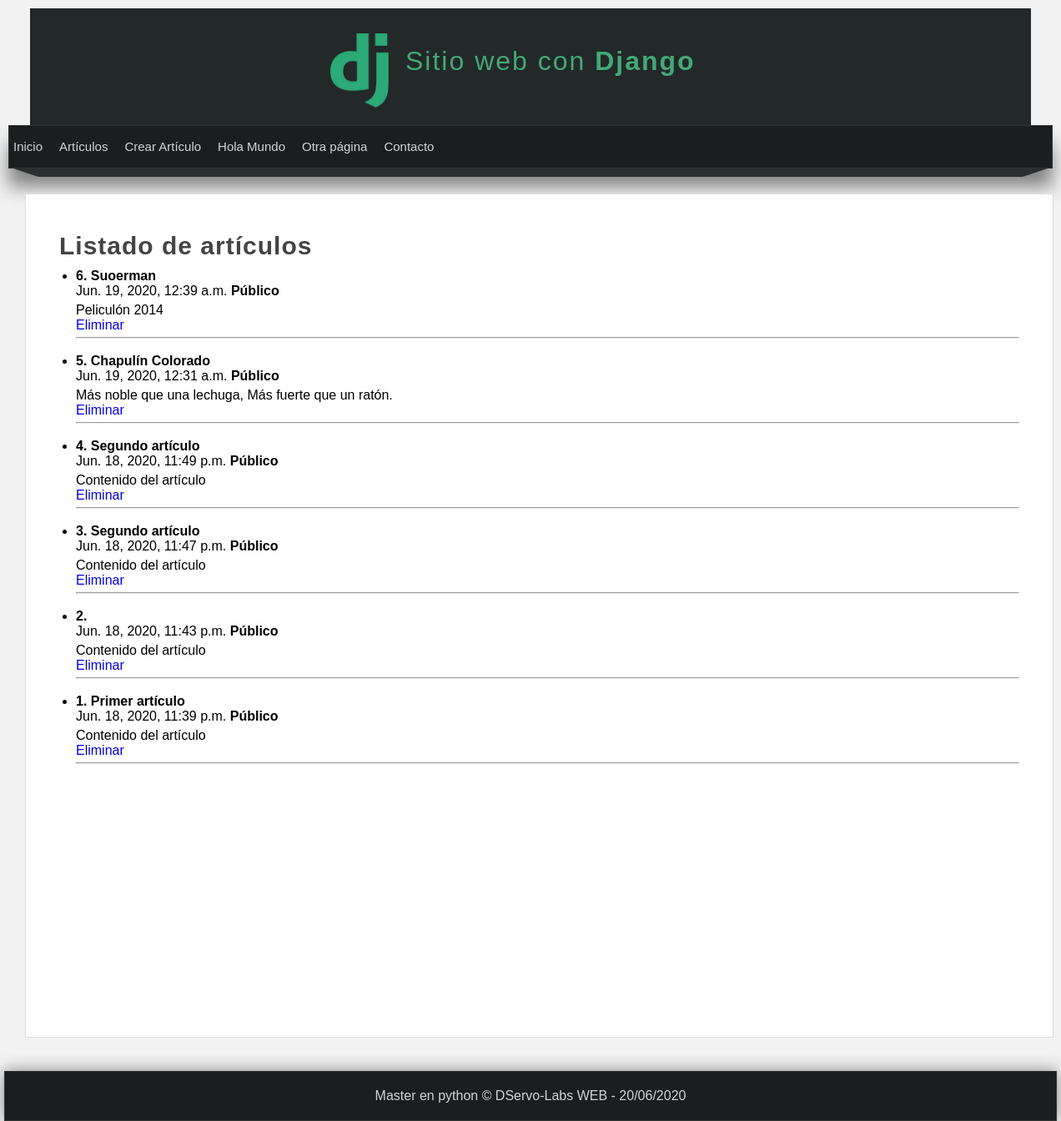
/articulos/, run on an earlier commit of the app's database.
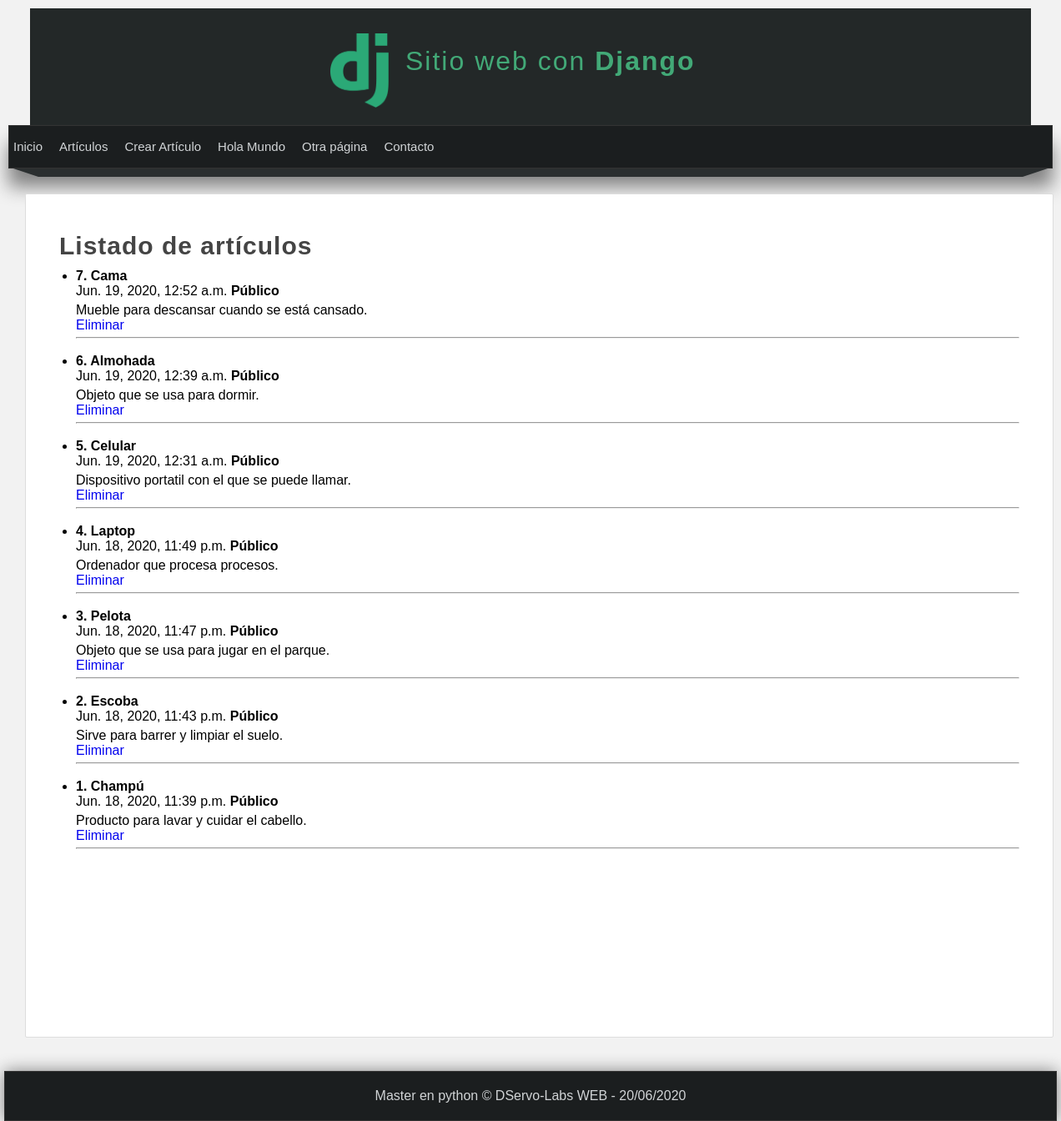
And on a later commit of the database.
### miApp/models.py (models this page shows)
class Article(models.Model):
    title = models.CharField(max_length=100)
    content = models.TextField()
    public = models.BooleanField()
    created_at = models.DateTimeField(auto_now_add=True)
    updated_at = models.DateTimeField(auto_now=True)

### miApp/views.py (the view)
# urls.py: path('articulos/', views.listar_articulos, name='n_articulos'),
def listar_articulos(request):
    articulos = Article.objects.order_by('-id').exclude(public=False)
    return render(
        request,
        'articulos.html',
        {
            'articulos': articulos
        }
    )

### miApp/templates/articulos.html (shortened to what this page needs)
{% extends 'layout.html' %}
{% block content %}
    <h1 class="title">Listado de artículos</h1>
    <ul>
        {% for articulo in articulos %}
            <li>
                <h4> {{ articulo.id }}. {{ articulo.title }} </h4>
                <span>{{articulo.created_at}}</span>
                {% if articulo.public %}
                    <strong>Público</strong>
                {% else %}
                    <strong>Privado</strong>
                {% endif %}
                <p>
                    {{ articulo.content}}
                    <br>
                    <a href= "{% url 'n_borrar_articulo' p_id=articulo.id %}">Eliminar</a>
                </p>
                <hr/>
                <br>
            </li>
        {% endfor %}
    </ul>
{% endblock %}

What changed in the data, as far as the page shows it:
now on this page (row edited): Article: id "7", title "Cama", created_at "Jun. 19, 2020, 12:52 a.m.", public "Público", content "Mueble para descansar cuando se está cansado."
changed Article id 6: title "Suoerman" → "Almohada"; content "Peliculón 2014" → "Objeto que se usa para dormir."
changed Article id 5: title "Chapulín Colorado" → "Celular"; content "Más noble que una lechuga, Más fuerte que un ratón." → "Dispositivo portatil con el que se puede llamar."
changed Article id 4: title "Segundo artículo" → "Laptop"; content "Contenido del artículo" → "Ordenador que procesa procesos."
changed Article id 3: title "Segundo artículo" → "Pelota"; content "Contenido del artículo" → "Objeto que se usa para jugar en el parque."
changed Article id 2: title (not shown) → "Escoba"; content "Contenido del artículo" → "Sirve para barrer y limpiar el suelo."
changed Article id 1: title "Primer artículo" → "Champú"; content "Contenido del artículo" → "Producto para lavar y cuidar el cabello."
